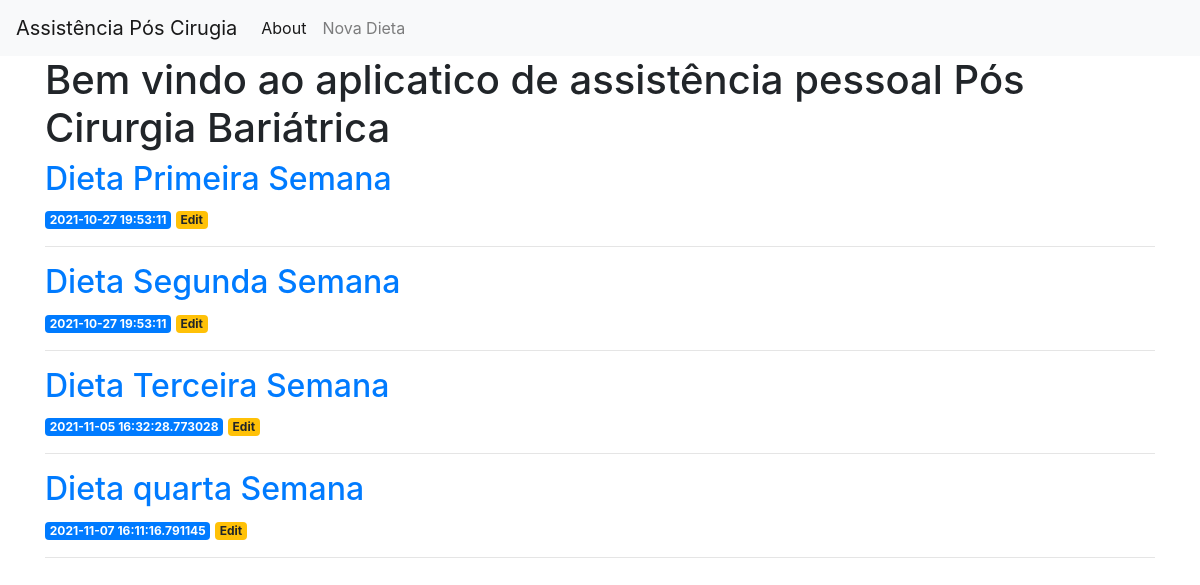
The page / on the database its author committed.
### app.py (models this page shows)
class Posts(db.Model):
    id = db.Column(db.Integer, primary_key=True)
    created = db.Column(db.DateTime, default=datetime.datetime.utcnow)
    title = db.Column(db.String(80), nullable=False)
    content = db.Column(db.String(200), nullable=False)

### app.py (the view)
@app.route('/')
def index():
    posts = Posts.query.all()
    return render_template('index.html', posts=posts)

### templates/index.html
{% extends 'base.html' %}
{% block content %}
    <h1>{% block title %} Bem vindo ao aplicatico de assistência pessoal Pós Cirurgia Bariátrica {% endblock %}</h1>
    {% for post in posts %}
        <a href="{{ url_for('post', post_id=post['id']) }}">
            <h2>{{ post['title'] }}</h2>
        </a>
        <span class="badge badge-primary">{{ post['created'] }}</span>
        <a href="{{ url_for('edit', id=post['id']) }}">
            <span class="badge badge-warning">Edit</span>
        </a>
        <hr>
    {% endfor %}
{% endblock %}

### templates/base.html (shortened to what this page needs)
<!doctype html>
<html lang="en">
  <head>
    <link rel="stylesheet" href="https://stackpath.bootstrapcdn.com/bootstrap/4.3.1/css/bootstrap.min.css">
  </head>
  <body>
    <nav class="navbar navbar-expand-md navbar-light bg-light">
        <a class="navbar-brand" href="{{ url_for('index')}}">Assistência Pós Cirugia</a>
        <div class="collapse navbar-collapse" id="navbarNav">
            <ul class="navbar-nav">
            <li class="nav-item active">
                <a class="nav-link" href="#">About</a>
            </li>
            <li class="nav-item">
              <a class="nav-link" href="{{url_for('create')}}">Nova Dieta</a>
            </li>
            </ul>
        </div>
    </nav>
    <div class="container">
        {% block content %} {% endblock %}
    </div>
  </body>
</html>

### rows shown on the page
Posts: title "Dieta Primeira Semana", created "2021-10-27 19:53:11"
Posts: title "Dieta Segunda Semana", created "2021-10-27 19:53:11"
Posts: title "Dieta Terceira Semana", created "2021-11-05 16:32:28.773028"
Posts: title "Dieta quarta Semana", created "2021-11-07 16:11:16.791145"
